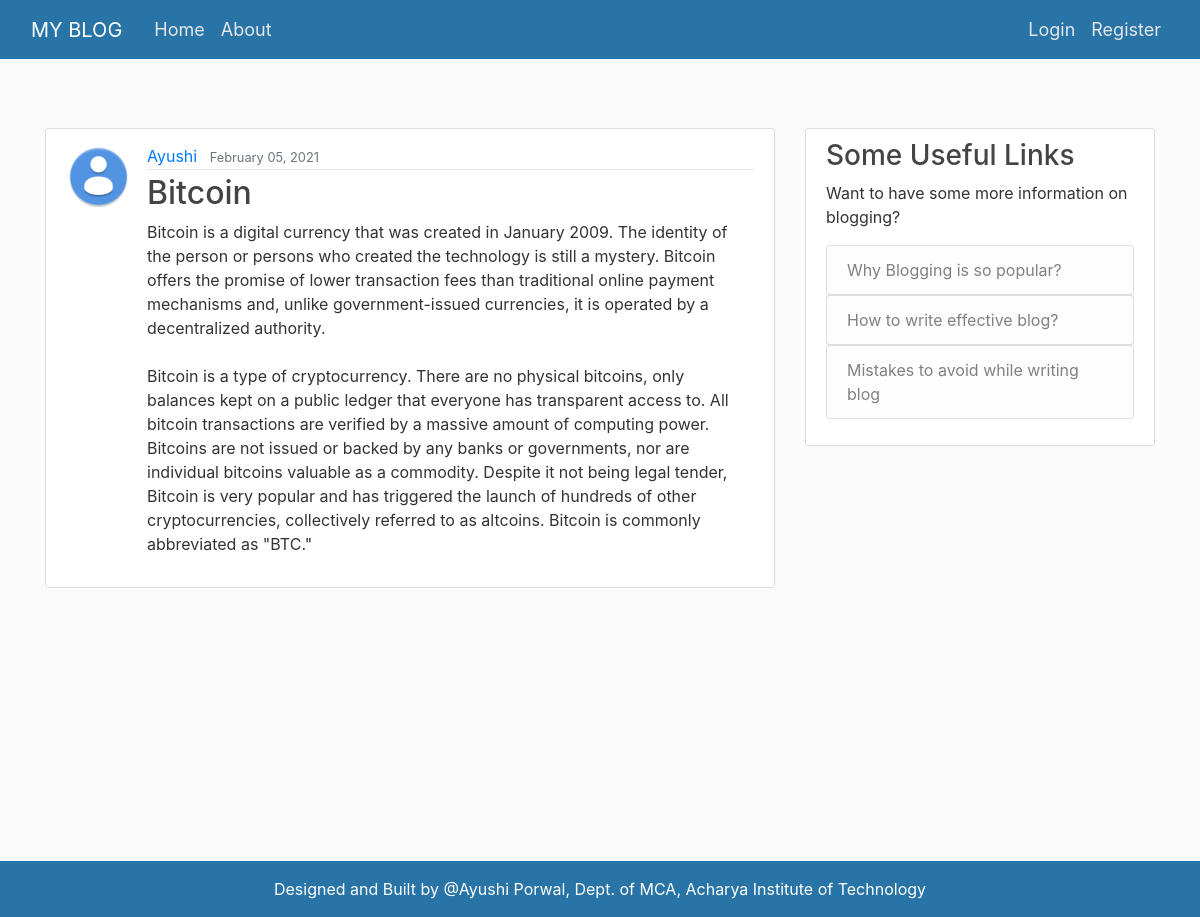
The page /post/22/ on the database its author committed.
### blog/models.py (models this page shows, shortened)
class Post(models.Model):
	title = models.CharField(max_length=100)
	content = models.TextField()
	date_posted = models.DateTimeField(default=timezone.now)
	author = models.ForeignKey(User, on_delete=models.CASCADE)

### users/models.py (models this page shows, shortened)
class Profile(models.Model):
	user = models.OneToOneField(User, on_delete=models.CASCADE)
	image = models.ImageField(default='default.jpg', upload_to='profile_pics')

### blog/views.py (the view)
# urls.py: path('post/<int:pk>/', PostDetailView.as_view(), name='post-detail'),
class PostDetailView(DetailView):
	model = Post

### blog/templates/blog/post_detail.html (shortened to what this page needs)
{% extends "blog/base.html" %}
{% block content %}
<main role="main" class="container">
	  <div class="row">
	    <div class="col-md-8">
	      <article class="media content-section">
		<img class="rounded-circle article-img" src="{{ object.author.profile.image.url }}">
	  	<div class="media-body">
		    <div class="article-metadata">
		      <a class="mr-2" href="{% url 'user-posts' object.author.username %}">{{ object.author }}</a>
		      <small class="text-muted">{{ object.date_posted|date:"F d, Y" }}</small>
		    </div>
		    <h2 class="article-title">{{ object.title }}</h2>
		    <p class="article-content">{{ object.content }}</p>
	  	</div>
	</article>
	    </div>
	     <div class="col-md-4">
	      <div class="content-section">
	        <h3>Some Useful Links</h3>
	        <p>Want to have some more information on blogging?
	          <ul class="list-group">
	            <a href="{% url 'why-blogging' %}"><li class="list-group-item list-group-item-light">Why Blogging is so popular?</li></a>
	            <a href="{% url 'effective-blog' %}"><li class="list-group-item list-group-item-light">How to write effective blog?</li></a>
	            <a href="{% url 'avoid-mistakes' %}"><li class="list-group-item list-group-item-light">Mistakes to avoid while writing blog</li></a>
	        </p>
	      </div>
	    </div>
	  </div>
	</main>
{% endblock content %}

### blog/static/blog/main.css (style rules this page uses)
body { background: #fafafa; color: #333333; margin-top: 5rem; }
h1, h2, h3, h4, h5, h6 { color: #444444; }
ul { margin: 0; }
main { min-height: calc(100vh - 59px - 56px); }
.content-section { background: #ffffff; padding: 10px 20px; border: 1px solid #dddddd; border-radius: 3px; margin-bottom: 20px; }
article { padding-top: 20px; padding-bottom: 20px; }
.media { padding-top: 15px; padding-bottom: 15px; }
.article-title { color: #444444; }
.article-content { white-space: pre-line; }
.article-img { height: 65px; width: 65px; margin-right: 16px; }
.article-metadata { padding-bottom: 1px; margin-bottom: 4px; border-bottom: 1px solid #e3e3e3 }

### rows shown on the page
Post: author.profile.image (placeholder picture), author "Ayushi", date_posted "February 05, 2021", title "Bitcoin", content "Bitcoin is a digital currency that was created in January 2009. The identity of the person or persons who created the technology is still a mystery. Bitcoin offers the promise of lower transaction fees than traditional online payment mechanisms and, unlike government-issued currencies, it is operated by a decentralized authority. Bitcoin is a type of cryptocurrency. There are no physical bitcoins, only balances kept on a public ledger that everyone has transparent access to. All bitcoin transactions are verified by a massive amount of computing power. Bitcoins are not issued or backed by any banks or governments, nor are individual bitcoins valuable as a commodity. Despite it not being…"
